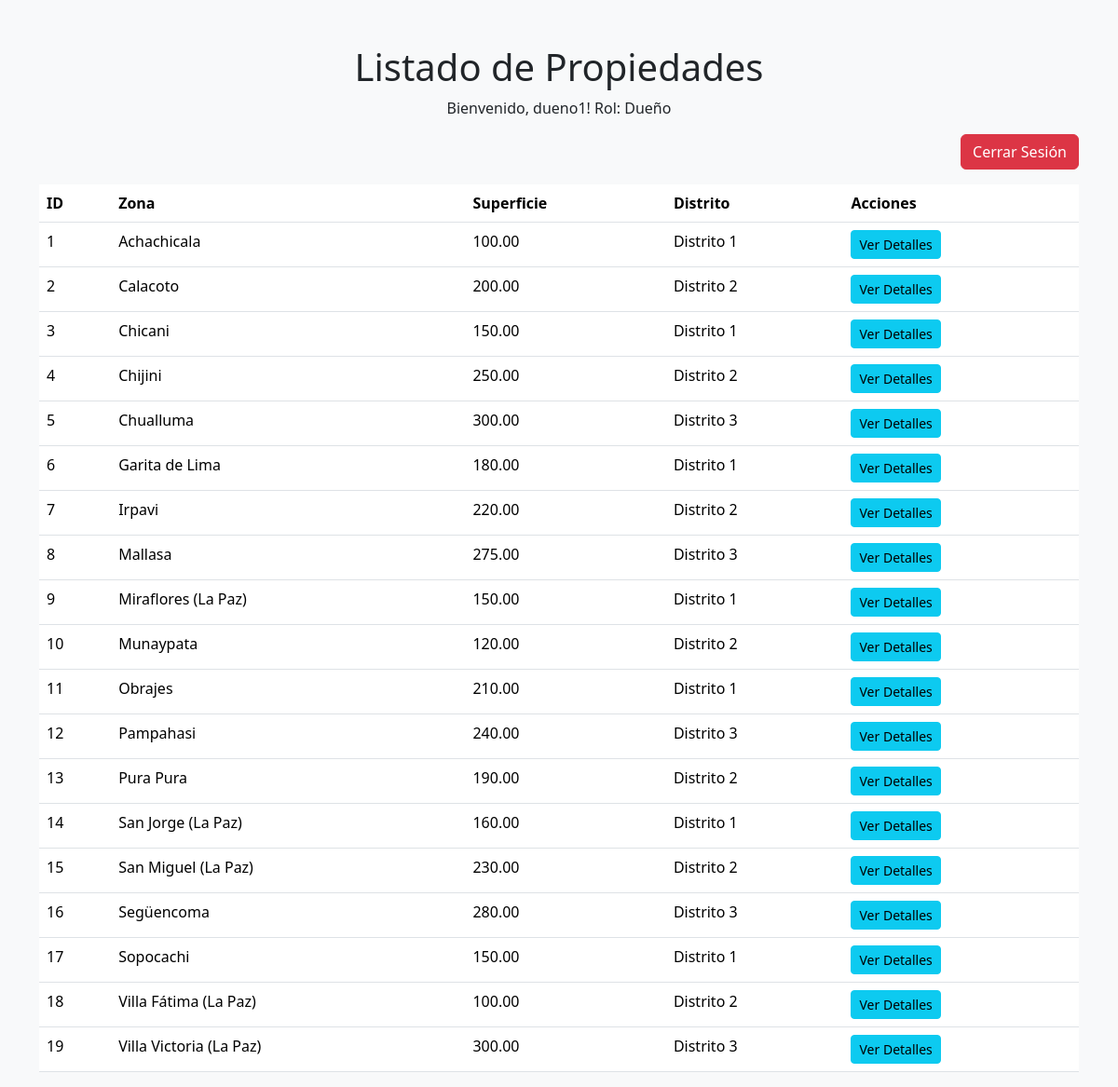
The page /2/index.php (signed in) on the database its author committed.
### tables this page shows
CREATE TABLE Catastro (
    id_catastro INT AUTO_INCREMENT PRIMARY KEY,
    zona VARCHAR(50) NOT NULL,
    xini DECIMAL(10, 6) NOT NULL,
    yini DECIMAL(10, 6) NOT NULL,
    xfin DECIMAL(10, 6) NOT NULL,
    yfin DECIMAL(10, 6) NOT NULL,
    superficie DECIMAL(10, 2) NOT NULL,
    ci VARCHAR(20) NOT NULL,
    distrito VARCHAR(50),
    codigo_catastral VARCHAR(20) NOT NULL UNIQUE,
    FOREIGN KEY (ci) REFERENCES Persona(ci) ON DELETE CASCADE
);

### 2/index.php (the view, shortened to what this page needs)
<?php
include 'conexion.php';
$rol = $_SESSION['rol'];
?>
<!DOCTYPE html>
<html lang="es">
<head>
    <link href="https://cdn.jsdelivr.net/npm/bootstrap@5.3.3/dist/css/bootstrap.min.css" rel="stylesheet">
</head>
<body class="bg-light">
    <div class="container mt-5">
        <h1 class="text-center">Listado de Propiedades</h1>
        <div class="mb-3">
            <p class="text-center">Bienvenido, <?= $_SESSION['usuario'] ?>! Rol: <?= ucfirst($rol) ?></p>
        </div>
        <div class="mb-3 d-flex justify-content-between">
            <div>
                <form action="logout.php" method="POST" style="display:inline;">
                    <button type="submit" class="btn btn-danger">Cerrar Sesión</button>
                </form>
            </div>
        </div>
        <table class="table">
            <thead>
                <tr>
                    <th>ID</th>
                    <th>Zona</th>
                    <th>Superficie</th>
                    <th>Distrito</th>
                    <th>Acciones</th>
                </tr>
            </thead>
            <tbody>
                <?php
                $result = $conn->query("SELECT * FROM Catastro");
                while ($row = $result->fetch_assoc()):
                ?>
                <tr>
                    <td><?= $row['id_catastro'] ?></td>
                    <td><?= $row['zona'] ?></td>
                    <td><?= $row['superficie'] ?></td>
                    <td><?= $row['distrito'] ?></td>
                    <td>
                        <?php if ($rol === 'funcionario'): ?>
                            <a href="cambio.php?id_catastro=<?= $row['id_catastro'] ?>" class="btn btn-warning btn-sm">Actualizar</a>
                            <form action="eliminar.php" method="POST" style="display:inline;">
                                <input type="hidden" name="id_catastro" value="<?= $row['id_catastro'] ?>">
                                <button type="submit" class="btn btn-danger btn-sm" onclick="return confirm('¿Estás seguro de que deseas eliminar esta propiedad?');">Eliminar</button>
                            </form>
                        <?php else: ?>
                            <a href="detalles.php?id_catastro=<?= $row['id_catastro'] ?>" class="btn btn-info btn-sm">Ver Detalles</a>
                        <?php endif; ?>
                    </td>
                </tr>
                <?php endwhile; ?>
            </tbody>
        </table>
    </div>
</body>
</html>

### rows shown on the page
catastro: id_catastro "1", zona "Achachicala", superficie "100.00", distrito "Distrito 1"
catastro: id_catastro "2", zona "Calacoto", superficie "200.00", distrito "Distrito 2"
catastro: id_catastro "3", zona "Chicani", superficie "150.00", distrito "Distrito 1"
catastro: id_catastro "4", zona "Chijini", superficie "250.00", distrito "Distrito 2"
catastro: id_catastro "5", zona "Chualluma", superficie "300.00", distrito "Distrito 3"
catastro: id_catastro "6", zona "Garita de Lima", superficie "180.00", distrito "Distrito 1"
catastro: id_catastro "7", zona "Irpavi", superficie "220.00", distrito "Distrito 2"
catastro: id_catastro "8", zona "Mallasa", superficie "275.00", distrito "Distrito 3"
catastro: id_catastro "9", zona "Miraflores (La Paz)", superficie "150.00", distrito "Distrito 1"
catastro: id_catastro "10", zona "Munaypata", superficie "120.00", distrito "Distrito 2"
catastro: id_catastro "11", zona "Obrajes", superficie "210.00", distrito "Distrito 1"
catastro: id_catastro "12", zona "Pampahasi", superficie "240.00", distrito "Distrito 3"
catastro: id_catastro "13", zona "Pura Pura", superficie "190.00", distrito "Distrito 2"
catastro: id_catastro "14", zona "San Jorge (La Paz)", superficie "160.00", distrito "Distrito 1"
catastro: id_catastro "15", zona "San Miguel (La Paz)", superficie "230.00", distrito "Distrito 2"
catastro: id_catastro "16", zona "Següencoma", superficie "280.00", distrito "Distrito 3"
catastro: id_catastro "17", zona "Sopocachi", superficie "150.00", distrito "Distrito 1"
catastro: id_catastro "18", zona "Villa Fátima (La Paz)", superficie "100.00", distrito "Distrito 2"
catastro: id_catastro "19", zona "Villa Victoria (La Paz)", superficie "300.00", distrito "Distrito 3"

### other values the page prints
$_SESSION['usuario'] "dueno1"
$rol "Dueño"
